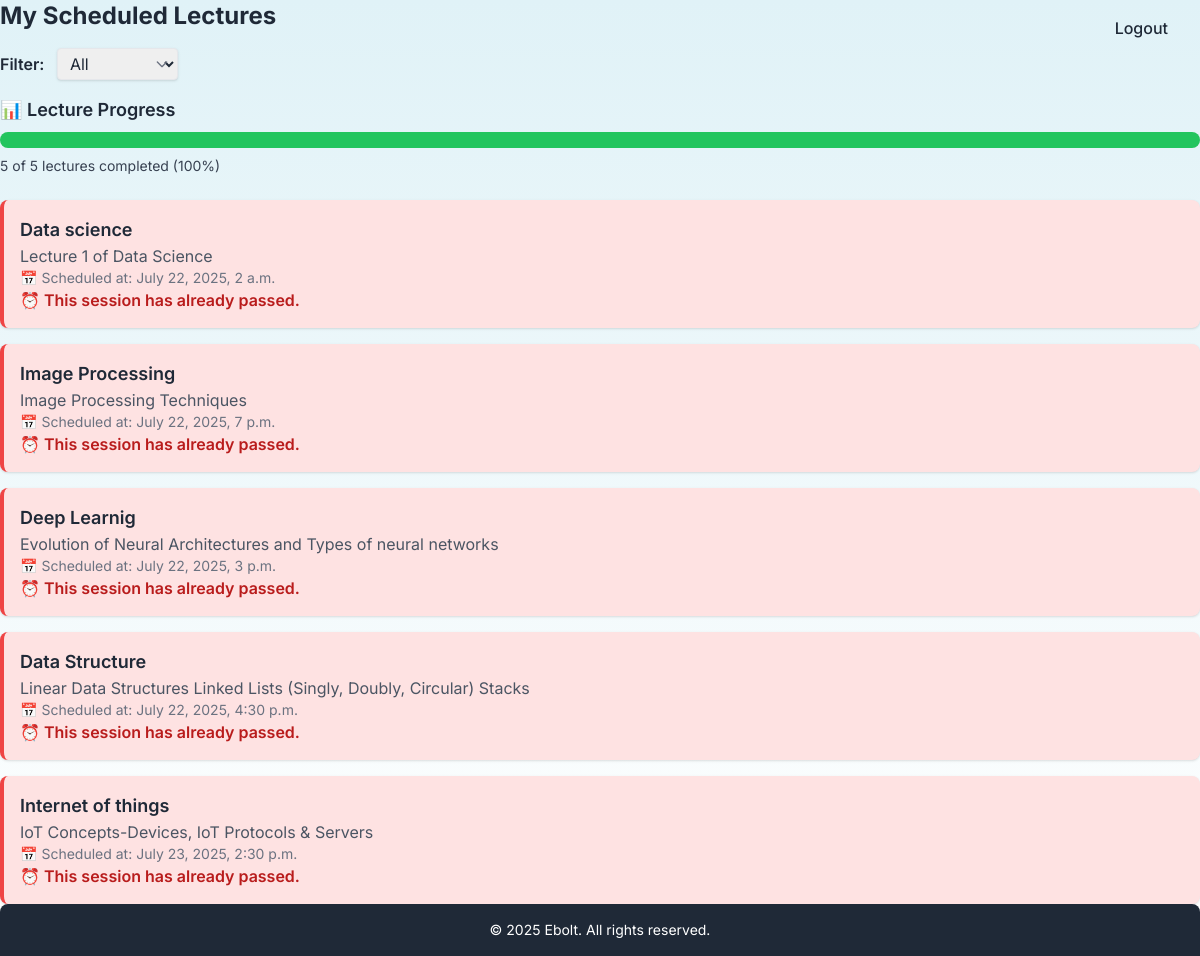
The app's page /my_lectures/ (signed in) with its own data.
### notes/models.py (models this page shows, shortened)
class Lecture(models.Model):
    user = models.ForeignKey(User, on_delete=models.CASCADE)
    title = models.CharField(max_length=200)
    description = models.TextField(blank=True)
    scheduled_at = models.DateTimeField()
    created_at = models.DateTimeField(auto_now_add=True)
    reminder_sent = models.BooleanField(default=False)

### notes/views.py (the view)
# urls.py: path('my_lectures/', views.my_lectures_view, name='my_lectures'),
@login_required
def my_lectures_view(request):
    now = timezone.now()
    reminder_window = now + timedelta(hours=24)
    filter_option = request.GET.get('filter', 'all')
    lectures = Lecture.objects.filter(user=request.user)
    if filter_option == 'upcoming':
        lectures = lectures.filter(scheduled_at__gte=now)
    elif filter_option == 'completed':
        lectures = lectures.filter(scheduled_at__lt=now)
    completed_count = lectures.filter(scheduled_at__lt=now).count()
    upcoming_count = lectures.filter(scheduled_at__gte=now).count()
    total = lectures.count()
    completed_percent = round((completed_count / total) * 100) if total > 0 else 0
    for lecture in lectures:
        if lecture.scheduled_at > now:
            delta = lecture.scheduled_at - now
            total_minutes = int(delta.total_seconds() / 60)
            hours = total_minutes // 60
            minutes = total_minutes % 60
            lecture.remaining_time = f"{hours} hours, {minutes} minutes"
        else:
            lecture.remaining_time = None
    return render(request, 'my_lectures.html', {
        'lectures': lectures,
        'now': now,
        'reminder_window': reminder_window,
        'completed_count': completed_count,
        'upcoming_count': upcoming_count,
        'completed_percent': completed_percent,
        'selected_filter': filter_option
    })

### notes/templates/my_lectures.html (shortened to what this page needs)
{% extends 'base.html' %}
{% block content %}
<h2 class="text-2xl font-bold mb-4">My Scheduled Lectures</h2>
{% if lectures %}
    <form method="get" class="mb-4 relative inline-block">
        <label for="filter" class="mr-2 font-semibold">Filter:</label>
        <select name="filter" id="filter" onchange="this.form.submit()" class="border px-2 py-1 rounded shadow">
            <option value="all" {% if selected_filter == 'all' %}selected{% endif %}>All</option>
        </select>
        <div class="pointer-events-none absolute inset-y-0 right-0 flex items-center px-2 text-gray-500">
        </div>
    </form>
    <div class="mb-6">
        <h3 class="text-lg font-semibold mb-2">📊 Lecture Progress</h3>
        <div class="w-full bg-gray-200 rounded-full h-4">
            <div class="bg-green-500 h-4 rounded-full transition-all duration-300"
                 style="width: {{ completed_percent }}%;"></div>
        </div>
        <p class="text-sm mt-2 text-gray-700">
            {{ completed_count }} of {{ lectures.count }} lectures completed ({{ completed_percent }}%)
        </p>
    </div>
    <ul class="space-y-4">
        {% for lecture in lectures %}
            {% if lecture.scheduled_at < now %}
                <li class="p-4 rounded-lg shadow bg-red-100 border-l-4 border-red-500">
                    <h3 class="text-lg font-semibold">{{ lecture.title }}</h3>
                    <p class="text-gray-600">{{ lecture.description }}</p>
                    <p class="text-sm text-gray-500">📅 Scheduled at: {{ lecture.scheduled_at }}</p>
                    <p class="text-red-700 font-semibold">⏰ This session has already passed.</p>
                </li>
            {% endif %}
        {% endfor %}
    </ul>
{% else %}
    <p>No lectures scheduled yet.</p>
{% endif %}
{% endblock %}

### notes/templates/base.html (style rules this page uses)
body { font-family: "Inter", sans-serif; background: linear-gradient(to bottom, #e0f2f7, #ffffff); }

### records on screen
Lecture: title "Data science", description "Lecture 1 of Data Science", scheduled_at "July 22, 2025, 2 a.m."
Lecture: title "Image Processing", description "Image Processing Techniques", scheduled_at "July 22, 2025, 7 p.m."
Lecture: title "Deep Learnig", description "Evolution of Neural Architectures and Types of neural networks", scheduled_at "July 22, 2025, 3 p.m."
Lecture: title "Data Structure", description "Linear Data Structures Linked Lists (Singly, Doubly, Circular) Stacks", scheduled_at "July 22, 2025, 4:30 p.m."
Lecture: title "Internet of things", description "IoT Concepts-Devices, IoT Protocols & Servers", scheduled_at "July 23, 2025, 2:30 p.m."

### other values on screen
{{ completed_count }} "5"
{{ lectures.count }} "5"
{{ completed_percent }} "100"
